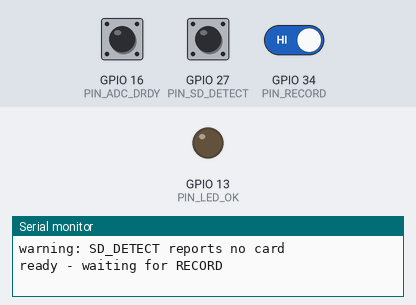
A sketch run on a simulated ESP32. Shown: output pins drawn as LEDs (lit = HIGH), the last lines printed to the serial monitor. The inputs (shaded band) are chosen by the test bench; at power-on: GPIO 34 (PIN_RECORD) HIGH, GPIO 16 (PIN_ADC_DRDY) HIGH, GPIO 27 (PIN_SD_DETECT) HIGH. Storage starts empty; pins used as bus, display or sensor lines are not drawn.

Above: at 1.2 s.
1.3 s: GPIO 34 (PIN_RECORD) driven LOW
At 2.5 s:
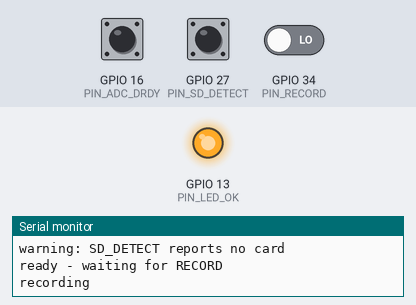
2.8 s: GPIO 34 (PIN_RECORD) driven HIGH
At 3.8 s:
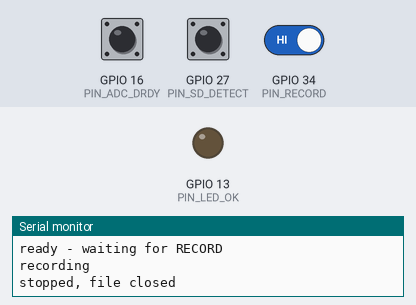
Timing chart, 0 to 5.8 s (numbered marks = the images above; inputs shaded):
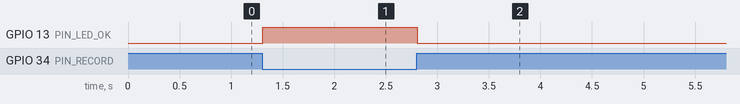

Measured:
- after the input at 1.3 s, GPIO 13 (PIN_LED_OK): LOW → HIGH at once
- after the input at 2.8 s, GPIO 13 (PIN_LED_OK): HIGH → LOW at once

The sketch:

logger.ino
```cpp
/*
 * TALAVERA v1 - Thrust Logger
 * Target: ESP32-DevKitC V4  (ESP32-WROOM-32D module)
 * Converter: ADS1220, 24-bit, over SPI
 * Ignitia Rocket Lab - Tecnologico de Monterrey, Campus Guadalajara
 *
 * ---------------------------------------------------------------------------
 * THIS CODE HAS NO SAFETY AUTHORITY.
 *
 * Arming, firing and emergency stop on TALAVERA are hardware only: switches,
 * relay contacts and resistors. This sketch cannot arm, cannot fire, cannot
 * abort and cannot stop anything. It has no output pins that leave its own
 * subsystem, by design and by board layout.
 *
 * If this code crashes, hangs or is deleted entirely, the bench remains
 * exactly as safe. The only consequence is a missing thrust record.
 *
 * Do not add an output that reaches the arm line, the fire line, the shunt
 * coil, the master coil or the igniter pair. If a change appears to need one,
 * that change is wrong - raise it as a hardware question.
 * ---------------------------------------------------------------------------
 *
 * THE RADIO IS DELIBERATELY STOPPED. DO NOT ENABLE IT.
 *
 * A 2.4 GHz transmitter at up to +20 dBm would sit centimetres from the
 * analog front end and from the pyrotechnic wiring - the two most
 * EMI-sensitive things on the bench. killRadios() runs first in setup() and
 * must stay there. See decision D-029.
 * ---------------------------------------------------------------------------
 *
 * BEHAVIOUR: it records while RECORD is closed. No state machine, no
 * commands, no radio, no diagnostics routine. The file opens when RECORD
 * closes and is closed cleanly when RECORD opens, so the data file survives
 * the E-STOP press that follows in the post-test procedure.
 *
 * ---------------------------------------------------------------------------
 * STATUS: PRELIMINARY SKELETON. NOT COMPILED, NOT VERIFIED AGAINST HARDWARE.
 *
 * The ADS1220 register values below are PLACEHOLDERS. Gain, data rate and
 * reference source all depend on the load cell datasheet (open item O-2) and
 * must be confirmed against the ADS1220 datasheet before use. Register-level
 * SPI is used deliberately rather than a third-party library, so there is no
 * dependency that cannot be read and checked here.
 * ---------------------------------------------------------------------------
 */

#include <SPI.h>
#include <SD.h>
#include <WiFi.h>
#include <esp_bt.h>

// ---------------------------------------------------------------------------
// Pin map - ESP32-WROOM-32D. Matches MCU1 on the bench schematic.
//
// Avoids GPIO6-11 (SPI flash) and every strapping pin (0, 2, 5, 12, 15), so a
// cable left connected cannot stop the module booting. RECORD is on GPIO34
// because 34-39 are INPUT-ONLY and so physically cannot become outputs
// through a coding mistake - they also have no internal pull-up, hence the
// external one on the schematic.
//
// SD card and ADC share one VSPI bus with separate chip selects, the same
// arrangement IGNIS-v5 uses for its SD card and radio.
// ---------------------------------------------------------------------------
static const uint8_t PIN_SPI_SCK  = 18;
static const uint8_t PIN_SPI_MISO = 19;
static const uint8_t PIN_SPI_MOSI = 23;
static const uint8_t PIN_ADC_CS   = 17;
static const uint8_t PIN_ADC_DRDY = 16;   // active low, data ready
static const uint8_t PIN_SD_CS    =  4;
static const uint8_t PIN_SD_DETECT= 27;   // card present, active low
static const uint8_t PIN_RECORD   = 34;   // INPUT-ONLY, external pull-up
static const uint8_t PIN_LED_OK   = 13;   // logger-local only. NOT the bench beacon.

// ---------------------------------------------------------------------------
// ADS1220 command set
// ---------------------------------------------------------------------------
static const uint8_t CMD_RESET  = 0x06;
static const uint8_t CMD_START  = 0x08;
static const uint8_t CMD_RDATA  = 0x10;
static const uint8_t CMD_WREG   = 0x40;   // | (reg << 2) | (len - 1)

// ---------------------------------------------------------------------------
// ADS1220 configuration - ALL FOUR BYTES ARE PLACEHOLDERS (O-2)
//
//   REG0  MUX[7:4] GAIN[3:1] PGA_BYPASS[0]
//   REG1  DR[7:5] MODE[4:3] CM[2] TS[1] BCS[0]
//   REG2  VREF[7:6] FIR[5:4] PSW[3] IDAC[2:0]
//   REG3  I1MUX[7:5] I2MUX[4:2] DRDYM[1] -
//
// Intent, to be confirmed against the datasheet and the load cell:
//   - differential AIN0-AIN1, PGA enabled, gain set from the cell's mV/V
//   - continuous conversion so the burn is captured without re-triggering
//   - EXTERNAL reference on REFP0/REFN0, tied to the bridge excitation, so
//     the measurement is ratiometric and excitation drift cancels
// ---------------------------------------------------------------------------
static const uint8_t ADS_REG0 = 0x00;   // TBD - gain depends on O-2
static const uint8_t ADS_REG1 = 0x04;   // TBD - data rate and continuous mode
static const uint8_t ADS_REG2 = 0x40;   // TBD - external reference
static const uint8_t ADS_REG3 = 0x00;   // TBD

static const uint16_t FLUSH_INTERVAL_MS = 500;

// ---------------------------------------------------------------------------
// Calibration - PLACEHOLDER, NOT VERIFIED
//
// Derive from the load cell rated output (mV/V), the excitation voltage, the
// configured PGA gain and the reference, then verify against a known mass in
// Stage 4 of test/BRINGUP-PLAN.md. Wirikuta's CALIBRATION_PARAM belongs to a
// different gain chain and does NOT carry over.
// ---------------------------------------------------------------------------
static const float CAL_N_PER_COUNT = 1.0f;
static const bool  CAL_VERIFIED    = false;

SPISettings adcSpi(1000000, MSBFIRST, SPI_MODE1);   // ADS1220 is CPOL=0, CPHA=1
File logFile;
static uint32_t lastFlush = 0;
static bool recording = false, hwReady = false;

static void killRadios() {
  WiFi.persistent(false);
  WiFi.disconnect(true, true);
  WiFi.mode(WIFI_OFF);
  btStop();
}

static void adcCmd(uint8_t c) {
  SPI.beginTransaction(adcSpi);
  digitalWrite(PIN_ADC_CS, LOW);
  SPI.transfer(c);
  digitalWrite(PIN_ADC_CS, HIGH);
  SPI.endTransaction();
}

static void adcConfigure() {
  adcCmd(CMD_RESET);
  delay(1);
  SPI.beginTransaction(adcSpi);
  digitalWrite(PIN_ADC_CS, LOW);
  SPI.transfer(CMD_WREG | (0 << 2) | 3);   // write 4 registers starting at 0
  SPI.transfer(ADS_REG0);
  SPI.transfer(ADS_REG1);
  SPI.transfer(ADS_REG2);
  SPI.transfer(ADS_REG3);
  digitalWrite(PIN_ADC_CS, HIGH);
  SPI.endTransaction();
  adcCmd(CMD_START);                        // continuous conversion
}

// Returns the latest 24-bit signed sample, sign-extended to 32 bits.
static int32_t adcRead() {
  SPI.beginTransaction(adcSpi);
  digitalWrite(PIN_ADC_CS, LOW);
  SPI.transfer(CMD_RDATA);
  uint32_t v = ((uint32_t)SPI.transfer(0xFF) << 16) |
               ((uint32_t)SPI.transfer(0xFF) << 8) |
                (uint32_t)SPI.transfer(0xFF);
  digitalWrite(PIN_ADC_CS, HIGH);
  SPI.endTransaction();
  if (v & 0x800000UL) v |= 0xFF000000UL;    // sign-extend
  return (int32_t)v;
}

static bool recordRequested() {
  // Active low. An open or broken RECORD line reads as "not recording",
  // which loses data and changes nothing about bench safety (D-032).
  return digitalRead(PIN_RECORD) == LOW;
}

static bool cardPresent() {
  return digitalRead(PIN_SD_DETECT) == LOW;
}

static bool openNextFile() {
  char name[16];
  for (uint16_t i = 0; i < 1000; i++) {
    snprintf(name, sizeof(name), "/LOG%03u.CSV", i);
    if (!SD.exists(name)) {
      logFile = SD.open(name, FILE_WRITE);
      return (bool)logFile;
    }
  }
  return false;
}

static void startRecording() {
  if (!openNextFile()) { Serial.println(F("could not open a log file")); return; }
  logFile.println(F("# TALAVERA v1 thrust log"));
  logFile.println(F("# logger: ESP32-WROOM-32D, radios stopped"));
  logFile.println(F("# adc: ADS1220, SPI, differential AIN0-AIN1"));
  logFile.print(F("# cal_n_per_count="));
  logFile.print(CAL_N_PER_COUNT, 8);
  logFile.print(F(" cal_verified="));
  logFile.println(CAL_VERIFIED ? F("true") : F("false"));
  logFile.println(F("millis,raw_counts,thrust_N"));
  logFile.flush();
  recording = true;
  digitalWrite(PIN_LED_OK, HIGH);
  Serial.println(F("recording"));
}

static void stopRecording() {
  if (logFile) { logFile.flush(); logFile.close(); }
  recording = false;
  digitalWrite(PIN_LED_OK, LOW);
  Serial.println(F("stopped, file closed"));
}

void setup() {
  killRadios();                    // first, always

  pinMode(PIN_LED_OK, OUTPUT);
  digitalWrite(PIN_LED_OK, LOW);
  pinMode(PIN_RECORD, INPUT);      // GPIO34: input-only, external pull-up
  pinMode(PIN_SD_DETECT, INPUT_PULLUP);
  pinMode(PIN_ADC_CS, OUTPUT);
  digitalWrite(PIN_ADC_CS, HIGH);
  pinMode(PIN_ADC_DRDY, INPUT);

  Serial.begin(115200);
  Serial.println(F("TALAVERA logger - no safety authority - radios stopped"));

  SPI.begin(PIN_SPI_SCK, PIN_SPI_MISO, PIN_SPI_MOSI);

  adcConfigure();

  if (!cardPresent()) Serial.println(F("warning: SD_DETECT reports no card"));
  if (!SD.begin(PIN_SD_CS)) { Serial.println(F("SD not found")); return; }

  hwReady = true;
  Serial.println(F("ready - waiting for RECORD"));
}

void loop() {
  if (!hwReady) return;

  const bool want = recordRequested();
  if (want && !recording)       startRecording();
  else if (!want && recording)  stopRecording();
  if (!recording) return;

  // Pace from the converter, not from a timer: DRDY falls when a new sample
  // exists, so the log rate is whatever the ADS1220 is actually configured
  // for and no sample is duplicated or missed.
  if (digitalRead(PIN_ADC_DRDY) == LOW) {
    const int32_t raw = adcRead();
    const uint32_t now = millis();
    logFile.print(now);
    logFile.print(',');
    logFile.print(raw);
    logFile.print(',');
    logFile.println(raw * CAL_N_PER_COUNT, 4);
  }

  const uint32_t now = millis();
  if (now - lastFlush >= FLUSH_INTERVAL_MS) {
    lastFlush = now;
    logFile.flush();             // bounds loss if power is cut unexpectedly
  }
}
```
